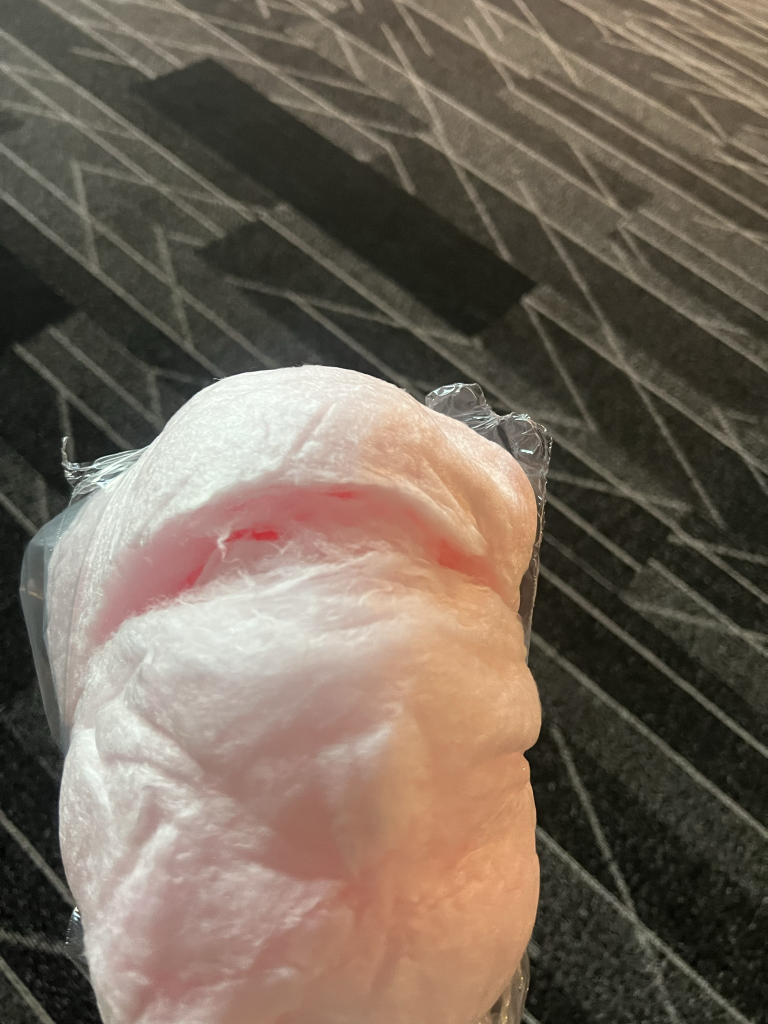
#> input picture characters/floss/canon/real_IMG_9855.jpg, 1536 x 2048 px (shown at 1/2 size)
$ python upscale-image.py ../characters/floss/canon/real_IMG_9855.jpg
#> lines starting #> are read from the running program, lines starting #| are printed output that depends on the picture
#!/usr/bin/env python3
"""Print-prep upscaler for still images (Real-ESRGAN 2x + exact sizing + paint texture).

tools/upscale.py is video-only. This is the stills path, tuned for wall-art prints
of painterly images: big flat color planes and hard black contours.

Usage:
  python3 tools/upscale-image.py <input.png> [output.png] [options]

Options:
  --inches WxH     Target print size in inches, e.g. 36x24
  --dpi N          Target DPI (default 240 — ample for wall viewing distance)
  --scale N        Upscale factor when --inches is not given (default 2)
  --model 0|1      0 = realesrgan-x4plus (default), 1 = realesr-animevideov3
  --tile N         ncnn tile size, 0 = auto (default 0; try 256 if memory-bound)
  --texture N      Canvas-weave strength 0..1 (default 0.30, 0 disables)
  --grain N        Fine luminance grain strength 0..1 (default 0.18, 0 disables)
  --sharpen N      Unsharp amount on contours 0..2 (default 0.45, 0 disables)
  --no-ai          Skip Real-ESRGAN, resize with lanczos only
  --tiff           Also write a .tif alongside (flattened, for the print shop)

Why texture/grain: an AI upscaler smooths brushwork into vector-flat color, which
at 30 inches reads as plastic and can band across large fields. Reinjecting a faint
canvas weave and grain restores the paint surface and dithers the flats.
"""
import argparse
import sys
from pathlib import Path

import numpy as np
from PIL import Image, ImageFilter

Image.MAX_IMAGE_PIXELS = None


def _blur(arr, radius):
    """Gaussian-blur a float array via a uint8 round-trip (PIL mode 'F' can't blur)."""
    lo, hi = float(arr.min()), float(arr.max())
    span = (hi - lo) or 1.0
    u8 = ((arr - lo) / span * 255.0).clip(0, 255).astype(np.uint8)
    b = Image.fromarray(u8, mode="L").filter(ImageFilter.GaussianBlur(radius))
    return np.asarray(b, dtype=np.float32) / 255.0 * span + lo


def canvas_weave(w, h, strength, seed=7):
    """Faint woven-linen luminance field: crossed sinusoids + irregular thread noise."""
    rng = np.random.default_rng(seed)
    yy, xx = np.mgrid[0:h, 0:w].astype(np.float32)
    # ~4px thread pitch reads as canvas at 240dpi
    warp = np.sin(xx * (np.pi / 4.0))
    weft = np.sin(yy * (np.pi / 4.0))
    weave = (warp * weft) * 0.6 + (warp + weft) * 0.2
    # thread-thickness irregularity so it never looks like a screen door
    jitter = _blur(rng.normal(0.0, 1.0, (h, w)).astype(np.float32), 1.4)
    field = weave * 0.75 + jitter * 0.6
    field /= (np.abs(field).max() + 1e-6)
    return field * (strength * 9.0)  # in 0-255 units; deliberately subtle


def fine_grain(w, h, strength, seed=11):
    rng = np.random.default_rng(seed)
    g = _blur(rng.normal(0.0, 1.0, (h, w)).astype(np.float32), 0.5)
    g /= (np.abs(g).max() + 1e-6)
    return g * (strength * 11.0)


def main():
    p = argparse.ArgumentParser(add_help=True)
    p.add_argument("input")
    p.add_argument("output", nargs="?")
    p.add_argument("--inches")
    p.add_argument("--dpi", type=int, default=240)
    p.add_argument("--scale", type=int, default=2)
    p.add_argument("--model", type=int, default=0)
    p.add_argument("--tile", type=int, default=0)
    p.add_argument("--texture", type=float, default=0.45)
    p.add_argument("--grain", type=float, default=0.18)
    p.add_argument("--sharpen", type=float, default=0.65)
    p.add_argument("--method", default="auto",
                   choices=["auto", "lanczos", "anime", "photo"],
                   help="auto (default): lanczos below 2x net scale, else the anime model. "
                        "MEASURED: Real-ESRGAN x4plus ('photo') waxes brushwork into plastic "
                        "on painterly sources — do not use it for paintings.")
    p.add_argument("--no-ai", action="store_true")
    p.add_argument("--tiff", action="store_true")
    a = p.parse_args()

    src = Path(a.input)
    if not src.exists():
        sys.exit(f"not found: {src}")
    out = Path(a.output) if a.output else src.with_name(f"{src.stem}_print.png")

    img = Image.open(src).convert("RGB")
#> img is the input picture: PIL image 1536x2048 RGB; mean R, G, B 114.9, 102, 88.6
    w0, h0 = img.size
#> w0 = 1536; h0 = 2048
    print(f"Input:  {w0}x{h0}  ({src})")
#| Input:  1536x2048  (../characters/floss/canon/real_IMG_9855.jpg)

    # Target pixel dimensions
    if a.inches:
        iw, ih = (float(v) for v in a.inches.lower().split("x"))
        tw, th = int(round(iw * a.dpi)), int(round(ih * a.dpi))
        print(f"Target: {iw}x{ih} in @ {a.dpi} dpi = {tw}x{th}")
    else:
        tw, th = w0 * a.scale, h0 * a.scale
#> tw = 3072; th = 4096
        print(f"Target: {tw}x{th} ({a.scale}x)")
#| Target: 3072x4096 (2x)

    # Step 1: choose an enlargement method.
    # MEASURED (2026-08-24, Beckmann deck study at 36x24in): Real-ESRGAN x4plus melts oil
    # brushwork into waxy plastic streaks — visibly worse than plain lanczos at 1.7x net.
    # The anime model preserves more but still smooths. Below ~2x, lanczos is the honest choice:
    # it keeps real bristle drag and impasto granularity at the cost of slight softness,
    # which the unsharp + canvas-weave steps below recover.
    net = tw / max(1, w0)
#> net = 2
    method = a.method
    if method == "auto":
        method = "lanczos" if net <= 2.0 else "anime"
#> method = 'lanczos'
    if a.no_ai:
        method = "lanczos"
    print(f"  Net scale {net:.2f}x -> method: {method}")
#|   Net scale 2.00x -> method: lanczos

    if method in ("anime", "photo"):
        from realesrgan_ncnn_py import Realesrgan
        model_id = 1 if method == "anime" else 0
        up = Realesrgan(gpuid=0, tilesize=a.tile, model=model_id)
        step = 0
        while img.size[0] * 2 <= tw * 1.6 and step < 3:
            step += 1
            print(f"  Real-ESRGAN 2x pass {step} ({method}): {img.size[0]}x{img.size[1]} -> "
                  f"{img.size[0]*2}x{img.size[1]*2} ...", flush=True)
            img = up.process_pil(img).convert("RGB")

    # Step 2: exact resize
    if img.size != (tw, th):
        resample = Image.LANCZOS
        print(f"  Resizing {img.size[0]}x{img.size[1]} -> {tw}x{th} (lanczos)")
#|   Resizing 1536x2048 -> 3072x4096 (lanczos)
        img = img.resize((tw, th), resample)
#> img: PIL image 3072x4096 RGB

    arr = np.asarray(img, dtype=np.float32)

    # Step 3: contour sharpen (restores the black-line snap the upscaler softens)
    if a.sharpen > 0:
        print(f"  Unsharp contours (amount={a.sharpen})")
        blurred = np.asarray(
            img.filter(ImageFilter.GaussianBlur(max(1.0, min(tw, th) / 900.0))),
            dtype=np.float32,
        )
        arr = arr + (arr - blurred) * a.sharpen
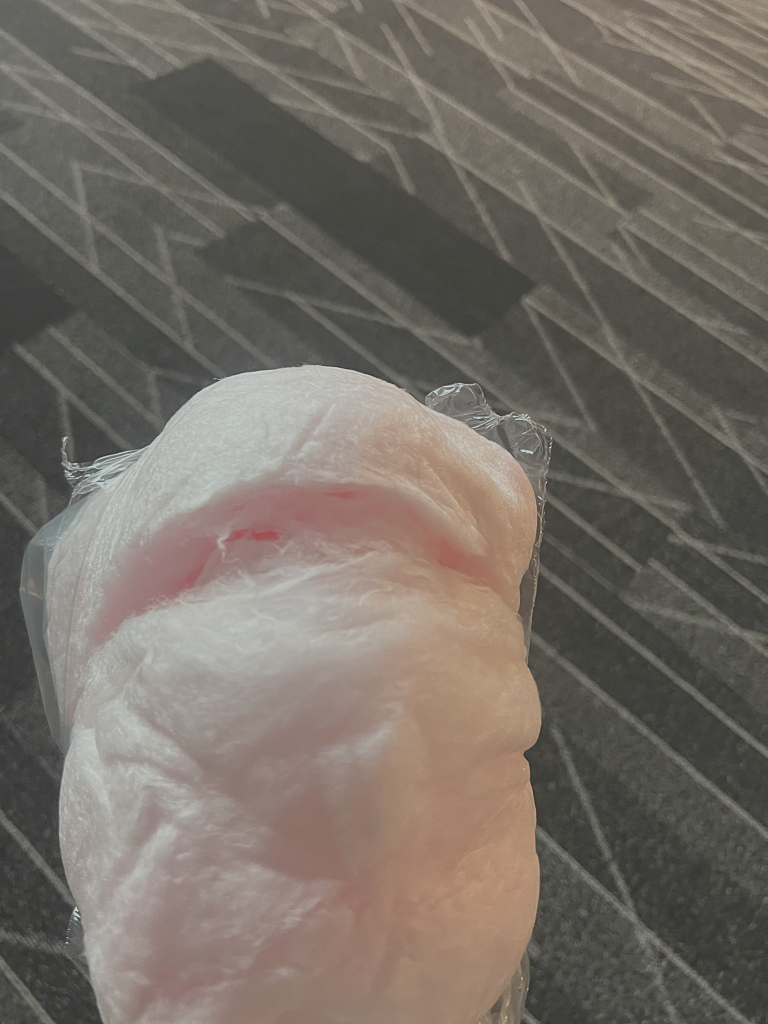
#> arr: shape (4096, 3072, 3) float32 (shown at 1/4 size); mean R, G, B 110.5, 99.3, 88.7; drawn with min black and max white

    # Step 4: paint surface
    if a.texture > 0 or a.grain > 0:
        print(f"  Paint surface (texture={a.texture}, grain={a.grain})")
        field = np.zeros((th, tw), dtype=np.float32)
        if a.texture > 0:
            field += canvas_weave(tw, th, a.texture)
#> in _blur, `b = Image.fromarray(u8, mode="L").filter(ImageFilter.GaussianBlur(radi..`:
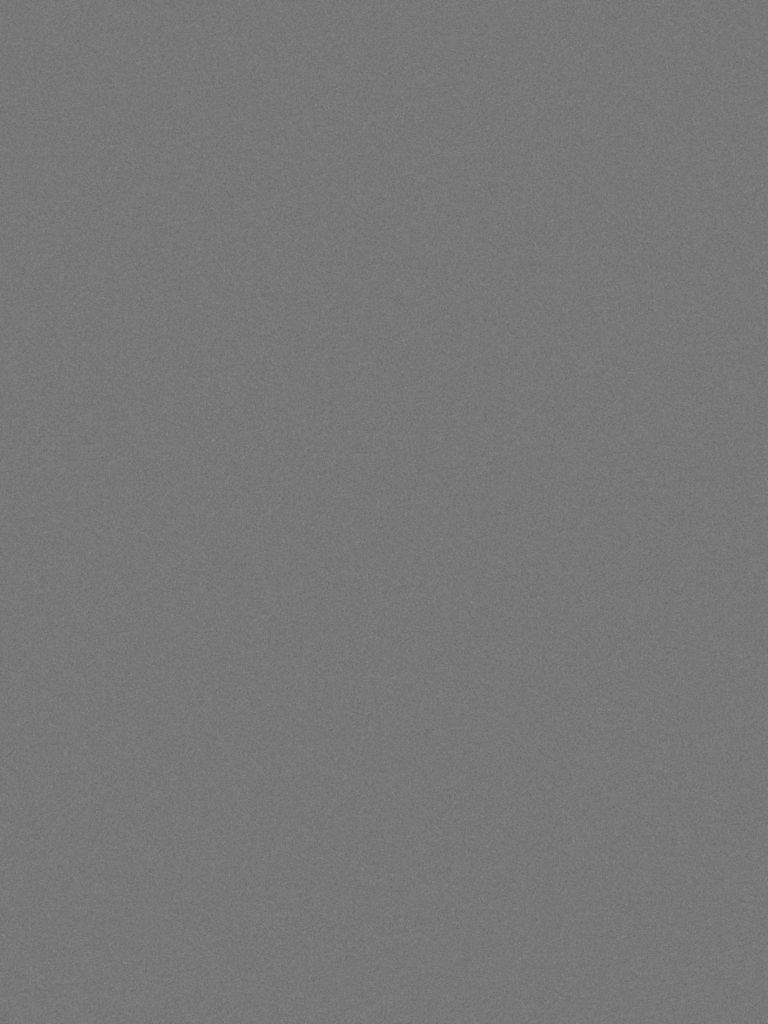
#> b: PIL image 3072x4096 L (shown at 1/4 size); min 94, max 143, mean 119.8
#> in _blur, `return np.asarray(b, dtype=np.float32) / 255.0 * span + lo`:
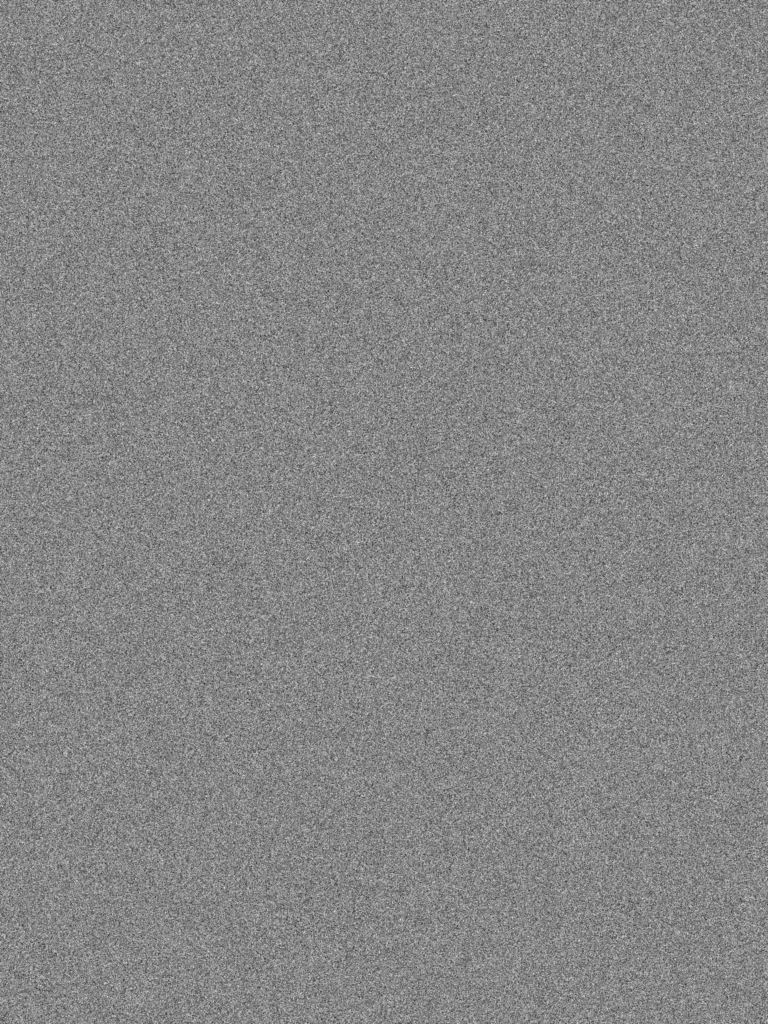
#> returned value: shape (4096, 3072) float32 (shown at 1/4 size); min -1.14, max 0.991, mean -0.0221; drawn with min black and max white
        if a.grain > 0:
            field += fine_grain(tw, th, a.grain)
        # Modulate: strongest in midtones, backed off in blacks and near-whites so
        # the black contour lines stay solid and highlights don't go dirty.
        lum = arr.mean(axis=2) / 255.0
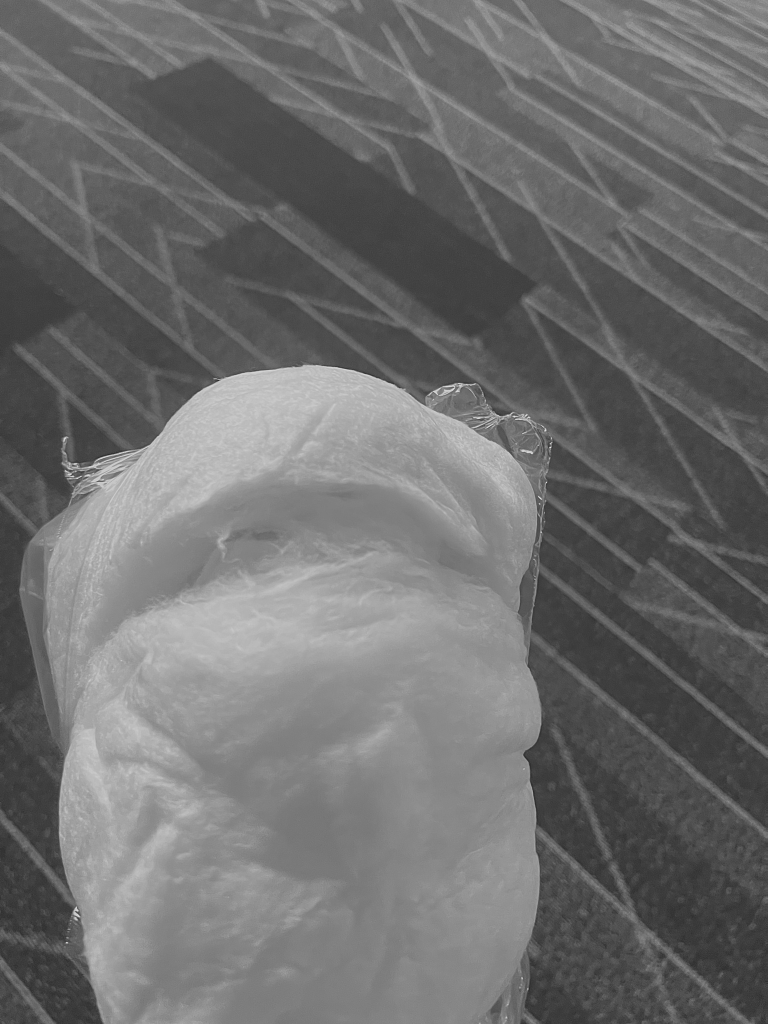
#> lum: shape (4096, 3072) float32 (shown at 1/4 size); min -0.33, max 1.35, mean 0.399; drawn with min black and max white
        mask = np.clip(1.0 - np.abs(lum - 0.5) * 1.7, 0.15, 1.0)
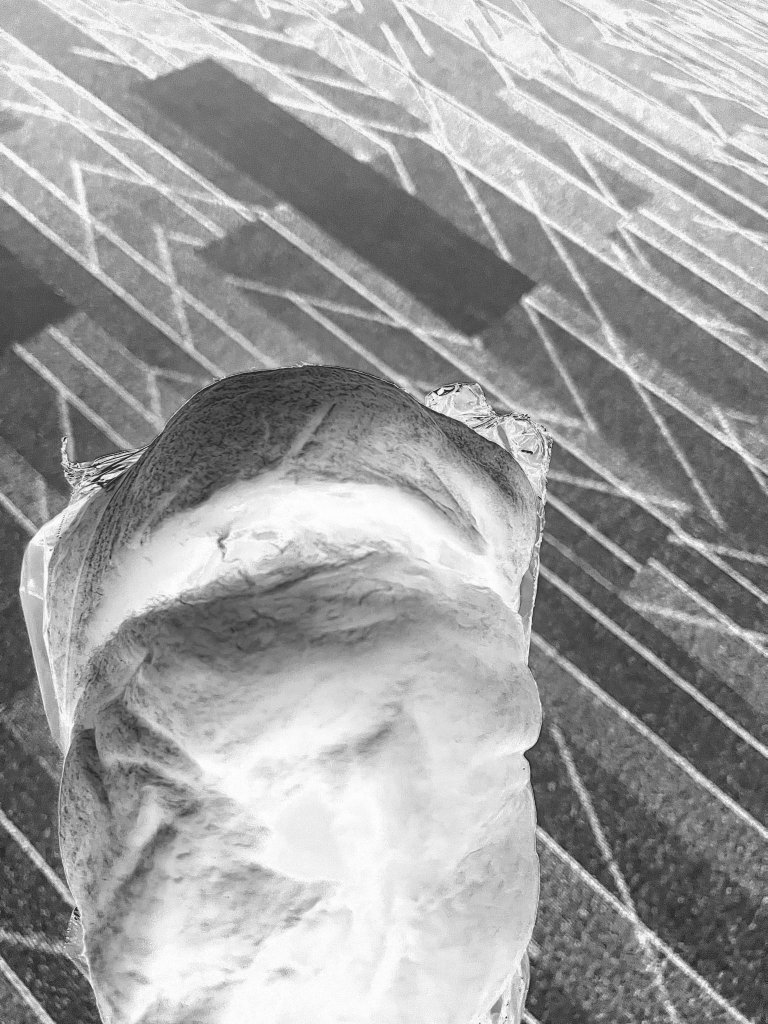
#> mask: shape (4096, 3072) float32 (shown at 1/4 size); min 0.15, max 1, mean 0.626
        arr += (field * mask)[:, :, None]

    arr = np.clip(arr, 0, 255).astype(np.uint8)
    final = Image.fromarray(arr)

    out.parent.mkdir(parents=True, exist_ok=True)
    final.save(out, dpi=(a.dpi, a.dpi))
#> (the run stopped early here; a loop or call above may not have finished)
